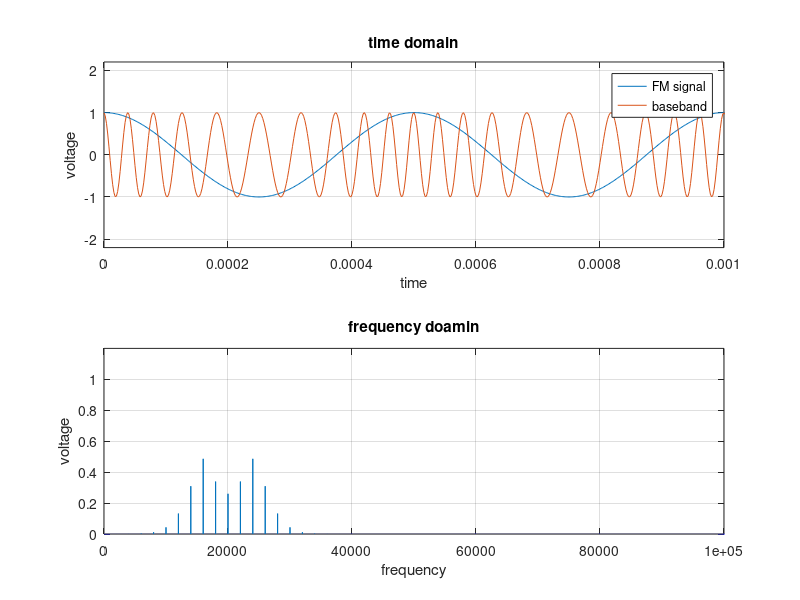

MATLAB code for this plot:

fs = 500e3;
Ts = 1/fs;
t = 0:Ts:1-Ts;
fc = 20000;
uc = cos(2 * pi * fc * t);

fb= 2000; %Hz
ub=cos(2 * pi * fb * t);

eta = 3;
delta_f = eta * fb;
int_ub = 1/fs * cumsum(ub);
ufm = cos(2 * pi * fc * t + 2 * pi * delta_f * int_ub);

% Plot Time Domain (Zeitbereichsdarstellung)
figure(1);
subplot(2, 1, 1);  % 2 rows, 1 column, 1st row
plot(t,ub ,t,ufm), grid on;
axis([0.0 0.001 -2.2 2.2]); % Axenskalierung ändern axis([xbeginn xend ybegin yend])
title('time domain')
xlabel('time');
ylabel('voltage');
legend('FM signal','baseband');

F = fft(ufm); % fourier coefficient (=amplitude) at each frequrncy
n = length(ufm); % number of samples
f = (0 : n-1)*(fs/n); % vector of frequencies
volt = 2/n * abs(F); % absolute value of amplitude

% Plot Frequency Domain (Frequenzbereichsdarstellung)
subplot(2, 1, 2); % 2nd row
plot(f, volt); % volt(f)
grid on;
axis([0 100e3 0 1.2]);
title('frequency doamin')
xlabel('frequency');
ylabel('voltage');